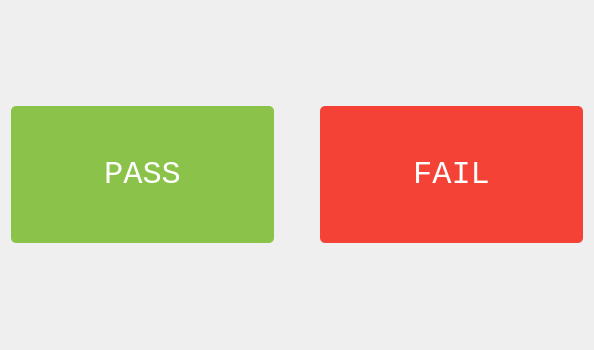
<?xml version="1.0" encoding="UTF-8"?>
<ui version="4.0">
 <class>PassFailDialog</class>
 <widget class="QDialog" name="PassFailDialog">
  <property name="geometry">
   <rect>
    <x>0</x>
    <y>0</y>
    <width>594</width>
    <height>350</height>
   </rect>
  </property>
  <property name="sizePolicy">
   <sizepolicy hsizetype="Preferred" vsizetype="Preferred">
    <horstretch>0</horstretch>
    <verstretch>0</verstretch>
   </sizepolicy>
  </property>
  <property name="windowTitle">
   <string>Dialog</string>
  </property>
  <property name="styleSheet">
   <string notr="true">QWidget[active=true]{
	border: 5px solid #8BC34A;
	border-radius: 5px;
}
QWidget[active=false]{
	border: none;
}
QWidget[disabled=true] QLabel{
	color:#BDBDBD;
}
QWidget[disabled=false] QLabel{
	color:#000000;
}
QWidget[disabled=true] QLabel[class=&quot;touchBtn&quot;]{
	border-radius:80px;
	background-color:#E0E0E0;
	color:#BDBDBD;
}
QWidget[disabled=false] QLabel[class=&quot;touchBtn&quot;]{
	border-radius:80px;
	background-color:#FFFFFF;
	color:#000000;
}
</string>
  </property>
  <layout class="QVBoxLayout" name="verticalLayout" stretch="0">
   <item>
    <layout class="QHBoxLayout" name="horizontalLayout" stretch="1,0,1">
     <property name="spacing">
      <number>-1</number>
     </property>
     <item>
      <widget class="QPushButton" name="pass_button">
       <property name="font">
        <font>
         <family>Courier New</family>
         <pointsize>24</pointsize>
         <weight>50</weight>
         <italic>false</italic>
         <bold>false</bold>
        </font>
       </property>
       <property name="styleSheet">
        <string notr="true">QPushButton {
	color:#FFFFFF;
	padding:50px;
	border-radius:5px;
	background-color:#8BC34A;
}
QPushButton:hover:pressed {
	background-color:#689F38;
}</string>
       </property>
       <property name="text">
        <string>PASS</string>
       </property>
       <property name="autoDefault">
        <bool>false</bool>
       </property>
      </widget>
     </item>
     <item>
      <spacer name="horizontalSpacer">
       <property name="orientation">
        <enum>Qt::Horizontal</enum>
       </property>
       <property name="sizeHint" stdset="0">
        <size>
         <width>40</width>
         <height>20</height>
        </size>
       </property>
      </spacer>
     </item>
     <item>
      <widget class="QPushButton" name="fail_button">
       <property name="font">
        <font>
         <family>Courier New</family>
         <pointsize>24</pointsize>
        </font>
       </property>
       <property name="styleSheet">
        <string notr="true">QPushButton {
	color:#FFFFFF;
	padding:50px;
	border-radius:5px;
	background-color:#F44336;
}
QPushButton:hover:pressed {
	background-color:#E64A19;
}</string>
       </property>
       <property name="text">
        <string>FAIL</string>
       </property>
       <property name="autoDefault">
        <bool>false</bool>
       </property>
      </widget>
     </item>
    </layout>
   </item>
  </layout>
 </widget>
 <resources/>
 <connections/>
</ui>
